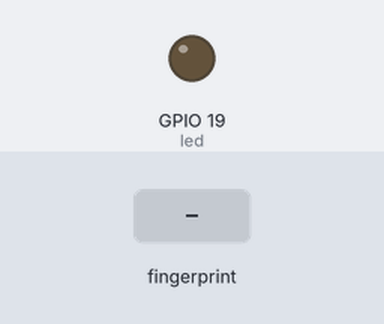
Recording of a program running on a simulated ESP32. Parts: output pins drawn as LEDs (lit = HIGH). The test bench sets the inputs (shaded band). WiFi joins after 1.5 s; servers stay silent unless stated; uploads are accepted with an empty reply; what the program prints to the serial monitor is not drawn.

Above: at 3.8 s.
3.9 s: finger stored as number 1 placed on the sensor
At 5.6 s:
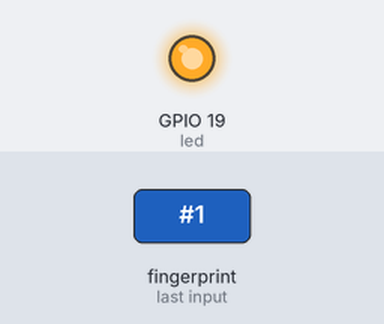
Timing chart, 0 to 8.8 s (numbered marks = the images above; inputs shaded):
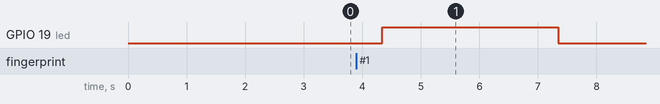

Measured:
- after the input at 3.9 s, GPIO 19 (led): LOW → HIGH after 0.45 s, → LOW 3.0 s later

The program:

main.cpp
```cpp
#include"Arduino.h"
#include <Adafruit_Fingerprint.h>
#include <HardwareSerial.h>
#include "WiFi.h"
#include <HTTPClient.h>
const char* ssid = "TP-Link_Guest_EFDC";         // change SSID
const char* password = "Fwciith@2022";    // change password
const int led = 19;
// Google script ID and required credentials

String GOOGLE_SCRIPT_ID = "AKfycbwAV85c1KkQ0eXvcJEekNSppgUFi--MvRZ3xaN8iu6OuKrwwW0wXSUNENzmO4ylbTiO";    // change Gscript ID

HardwareSerial hw(2);
Adafruit_Fingerprint finger = Adafruit_Fingerprint(&hw);


void wifi_init()
{
  WiFi.mode(WIFI_STA);
  WiFi.begin(ssid, password);
  while (WiFi.waitForConnectResult() != WL_CONNECTED)
  {
    delay(5000);
   // ESP.restart();
  }
}

void Buzzer()
{
  digitalWrite(led, HIGH);
  delay(3000);
  digitalWrite(led, LOW);

}

int getFingerprintIDez() {
  uint8_t p = finger.getImage();
  if (p != FINGERPRINT_OK)  return -1;

  p = finger.image2Tz();
  if (p != FINGERPRINT_OK)  return -1;

  p = finger.fingerFastSearch();
  if (p != FINGERPRINT_OK)  return -1;

  // found a match!
  Serial.print("Found ID #"); Serial.print(finger.fingerID);
  Serial.print(" with confidence of "); Serial.println(finger.confidence);
  return finger.fingerID;
}


void setup()
{
	pinMode(led, OUTPUT);
   	Serial.begin(115200);
   	while (!Serial);
   	delay(100);
   	Serial.println("\n\nAdafruit finger detect test");


   finger.begin(57600);

    if (finger.verifyPassword()) {
    Serial.println("Found fingerprint sensor!");
    }
    else
    {
    Serial.println("Did not find fingerprint sensor :(");
    while (1) { delay(1); }
    }
    finger.getTemplateCount();
    Serial.print("Sensor contains ");
    Serial.print(finger.templateCount); Serial.println(" templates");
    Serial.println("Waiting for valid finger...");

     wifi_init();
}

void loop()
  {

    int  fp = getFingerprintIDez();
    Serial.print("fp Id is :");

    Serial.println(fp);

    delay(50);

    if(fp != -1)
  {
    String urlFinal = "https://script.google.com/macros/s/"+GOOGLE_SCRIPT_ID+"/exec?"+ "&sensor=" + fp;
    Serial.print("POST data to spreadsheet:");
    Serial.println(urlFinal);
    Buzzer();
    HTTPClient http;
    http.begin(urlFinal.c_str());
    http.setFollowRedirects(HTTPC_STRICT_FOLLOW_REDIRECTS);
    int httpCode = http.GET();
    Serial.print("HTTP Status Code: ");
    Serial.println(httpCode);

    //---------------------------------------------------------------------
    //getting response from google sheet
    String payload;

    if (httpCode > 0) {
        payload = http.getString();
        Serial.println("Payload: "+payload);
    }
    //---------------------------------------------------------------------

 http.end();
  }
  }
```
